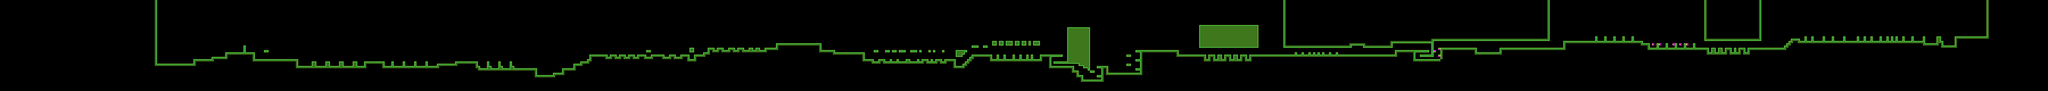

A level layout from a 2D game, rendered from its tile map. Below: a short description, then the map file with tile-grid data replaced by summaries:
An orthogonal 900x40 tile map with 8x8 px tiles, 1 tile layer (Tiles) and 21 objects.

<map version="1.0" orientation="orthogonal" width="900" height="40" tilewidth="8" tileheight="8">
 <tileset firstgid="1" name="../Recess_Race_0_2/Assets/Recess Root/Resources/tileSets/testTileSet" tilewidth="8" tileheight="8">
  <image source="testTileSet.png" trans="ff00ff" width="112" height="168" />
 </tileset>
 <layer name="Tiles" width="900" height="40">
  <data>[36000 cells, 1944 non-empty, 36 distinct tile ids]</data>
 </layer>
 <objectgroup color="#a4170c" name="Waypoints" width="900" height="40">
  <object x="636" y="12">
   <properties>
    <property name="id" value="3" />
   </properties>
  </object>
  <object x="864" y="155">
   <properties>
    <property name="id" value="3" />
   </properties>
  </object>
 </objectgroup>
 <objectgroup name="QuestionMarks" width="900" height="40">
  <properties>
   <property name="object" value="QuestionMark" />
  </properties>
  <object gid="47" x="2788" y="140" />
  <object gid="47" x="4048" y="160" />
  <object gid="47" x="5480" y="168" />
 </objectgroup>
 <objectgroup name="TennisBalls" width="900" height="40">
  <properties>
   <property name="Object" value="TennisBall" />
  </properties>
  <object gid="65" x="4768" y="177" />
  <object gid="65" x="4824" y="176" />
  <object gid="65" x="4936" y="168" />
  <object gid="65" x="4942" y="168" />
  <object gid="65" x="5112" y="162" />
  <object gid="65" x="5118" y="158" />
  <object gid="65" x="5125" y="153" />
  <object gid="64" x="5208" y="176" />
  <object gid="50" x="5312" y="167" />
  <object gid="50" x="5331" y="166" />
  <object gid="50" x="5352" y="165" />
  <object gid="50" x="5374" y="165" />
  <object gid="65" x="6175" y="157" />
  <object gid="64" x="6384" y="144" />
  <object gid="64" x="6496" y="145" />
  <object gid="64" x="6700" y="144" />
 </objectgroup>
</map>